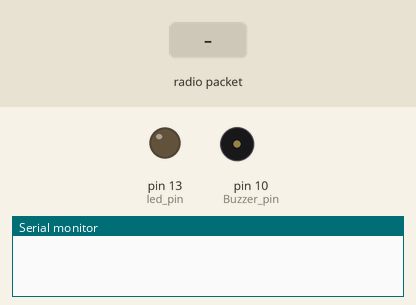
This sketch was run on a simulated Arduino Uno, built with avr-gcc and run on an emulated ATmega328P. On the bench: output pins drawn as LEDs (lit = HIGH), buzzer (waves = sounding), the last lines printed to the serial monitor. Inputs (shaded band) come from the test bench. No radio packets arrive unless stated.

Above: at 1.2 s.
1.3 s: radio packet "1" arrives
At 1.49 s:
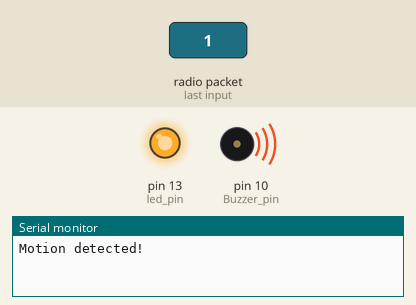
At 2.2 s:
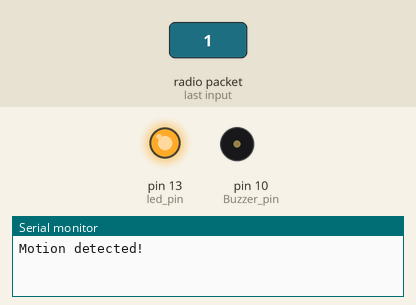
3.1 s: radio packet "0" arrives
At 3.4 s:
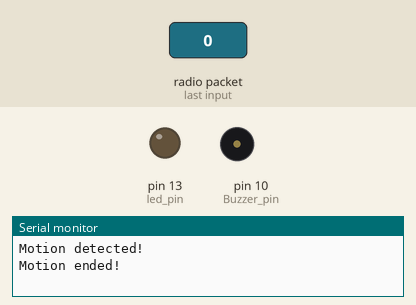
Timing chart, 0 to 6.1 s (numbered marks = the images above; inputs shaded):
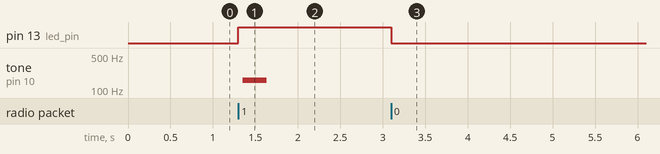

Measured:
- after the input at 1.3 s, pin 13 (led_pin): LOW → HIGH at once; tone on pin 10 (Buzzer_pin): silent → 160 Hz after 0.05 s, → silent 0.28 s later
- after the input at 3.1 s, pin 13 (led_pin): HIGH → LOW at once

The sketch:

new_sketch_pirAlarm_Receiver.ino
```cpp
// Include VirtualWire library
#include <VirtualWire.h>

// Pins definition
const int led_pin = 13;//connect LED to Pin 13 of Arduino
const int receive_pin = 12;//connect 433Mhz RF Receiver module Data pin  to Pin 12 of Arduino
int Buzzer_pin = 10; //connect Buzzer to Pin 10 of Arduino

void setup()
{
   Serial.begin(9600); // Debugging only
   // Initialise the IO and ISR
   vw_set_rx_pin(receive_pin);
   vw_setup(4000); // Transmission rate
   // Start the receiver PLL
   vw_rx_start();
   // Set LED pin and Buzzer
   pinMode(led_pin, OUTPUT);// set led_pin as an OUTPUT
   pinMode(Buzzer_pin, OUTPUT);// set Buzzer_pin as an OUTPUT
}

void loop()
{
   uint8_t buf[VW_MAX_MESSAGE_LEN];
   uint8_t buflen = VW_MAX_MESSAGE_LEN;

   // Check if a message was received
    if (vw_get_message(buf, &buflen))
    {
      if(buf[0]=='1')
      {
      Serial.println("Motion detected!");
      digitalWrite(led_pin,1);
      playTone(300, 160);// calling the play_Tone function with frequency-300 for 160 ms
      delay(150);
      }
     if(buf[0]=='0')
     {
     Serial.println("Motion ended!");
     digitalWrite(led_pin,0);
     playTone(0, 0);// No play_Tone
     delay(300);
     }
   }
}

// duration in mSecs, frequency in hertz
void playTone(long duration, int freq) // user defined function(playTOne) for Play Buzzer
{
    duration *= 1000;
    int period = (1.0 / freq) * 1000000;
    long elapsed_time = 0;
    while (elapsed_time < duration)
    {
    digitalWrite(Buzzer_pin,HIGH);
    delayMicroseconds(period / 2);
    digitalWrite(Buzzer_pin, LOW);
    delayMicroseconds(period / 2);
    elapsed_time += (period);
   }
}
```
